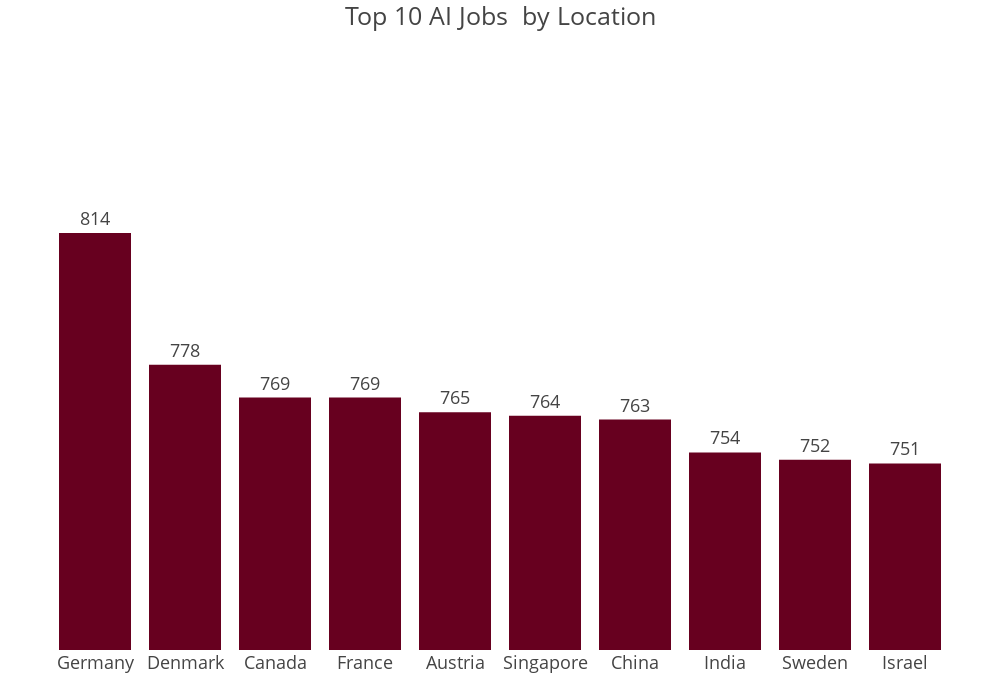

The notebook cell saved with this chart:
### Code cell
num = 10
Top_ai_jobs = ai_jobs_location_df.sort_values(by='job_count', ascending=False).head(num)

fig = px.bar(
    Top_ai_jobs,
    x="company_location",
    y="job_count",
    title=f"Top {num} AI Jobs  by Location ",
    height=700,
    width=1000,
    color_discrete_sequence=px.colors.sequential.RdBu,
    text='job_count'
)

fig.update_layout(
    template="presentation",
    xaxis_title=" ",
    yaxis_title=" ",
    margin=dict(l=50, r=50, t=50, b=50),
    yaxis=dict(range=[700, Top_ai_jobs['job_count'].max() + 50],showticklabels=False, showgrid = False)
)

fig.update_traces(textposition='outside')

fig.show()

### Figure 1 — Plotly figure (JSON) as saved in the notebook; plotly's stock layout.template omitted (floating-point values rounded to 4 significant figures)
{"data": [{"hovertemplate": "company_location=%{x}<br>job_count=%{text}<extra></extra>", "legendgroup": "", "marker": {"color": "rgb(103,0,31)", "pattern": {"shape": ""}}, "name": "", "orientation": "v", "showlegend": false, "text": [814.0, 778.0, 769.0, 769.0, 765.0, 764.0, 763.0, 754.0, 752.0, 751.0], "textposition": "outside", "type": "bar", "x": ["Germany", "Denmark", "Canada", "France", "Austria", "Singapore", "China", "India", "Sweden", "Israel"], "xaxis": "x", "y": [814, 778, 769, 769, 765, 764, 763, 754, 752, 751], "yaxis": "y"}], "layout": {"barmode": "relative", "height": 700, "legend": {"tracegroupgap": 0}, "margin": {"b": 50, "l": 50, "r": 50, "t": 50}, "title": {"text": "Top 10 AI Jobs  by Location "}, "width": 1000, "xaxis": {"anchor": "y", "autorange": true, "domain": [0, 1], "range": [-0.5, 9.5], "title": {"text": " "}, "type": "category"}, "yaxis": {"anchor": "x", "domain": [0, 1], "range": [700, 864], "showgrid": false, "showticklabels": false, "title": {"text": " "}, "type": "linear"}}}
